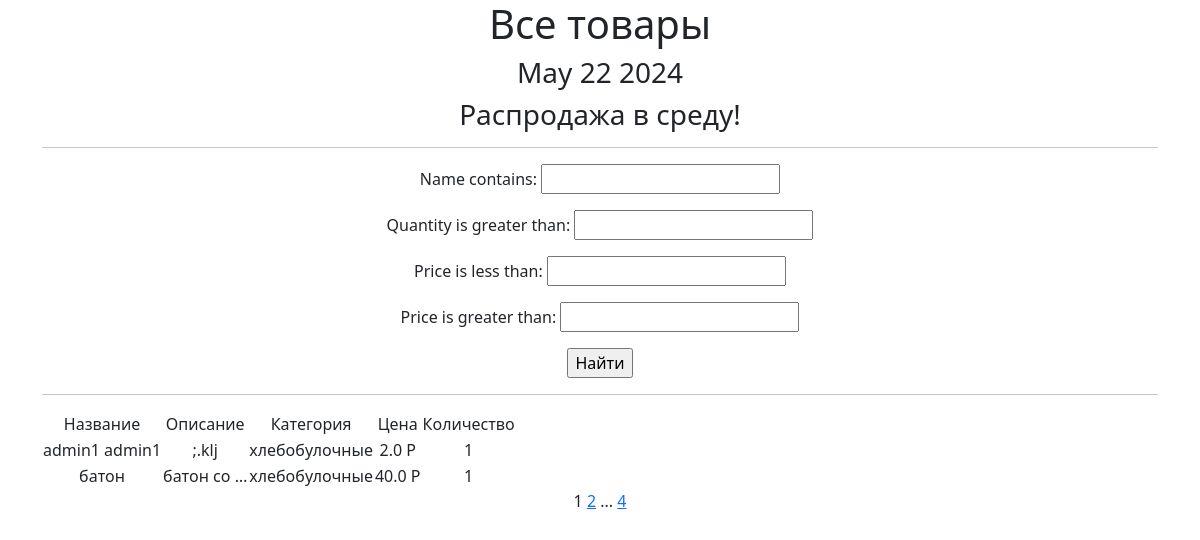
Screenshot of /products/ with the database file from the repository.
### simpleapp/models.py (models this page shows, shortened)
class Product(models.Model):
    name = models.CharField(
        max_length=50,
        unique=True, # названия товаров не должны повторяться
    )
    description = models.TextField()#description-описание (хлеб нарезной)
    quantity = models.IntegerField(
        validators=[MinValueValidator(0)],#quantity -количество( 1шт)
    )
    category = models.ForeignKey(
        to='Category',
        on_delete=models.CASCADE,
        related_name='products', # все продукты в категории будут доступны через поле products
    )
    price = models.FloatField(
        validators=[MinValueValidator(0.0)],
    )
    def __str__(self):
        return f'{self.name.title()}: {self.description[:20]}({self.price})'

class Category(models.Model):
    name = models.CharField(max_length=100, unique=True)

### simpleapp/views.py (the view)
# urls.py: path('', ProductsList.as_view()),
class ProductsList(ListView):
    model = Product
    ordering = 'name'
    template_name = 'products.html'# 'этот файл он видит блогадаря черз  settings.py TEMPLATES = [DIRS': [os.path.join(BASE_DIR, 'templates',)],
    context_object_name = 'products'#взято с файла products.html {{ products }}
    paginate_by = 2  # вот так мы можем указать количество записей на странице
    def get_queryset(self):
        queryset = super().get_queryset()
        self.filterset = ProductFilter(self.request.GET, queryset)
        return self.filterset.qs
    def get_context_data(self, **kwargs):
        context = super().get_context_data(**kwargs)
        context['time_now'] = datetime.utcnow()
        context['filterset'] = self.filterset;
        context['next_sale'] = "Распродажа в среду!"
        return context

### simpleapp/templatetags/custom_filter.py (called while the page is built)
@register.filter()
def currency(value, code='rub'):
   postfix = CURRENCIES_SYMBOLS[code]
   return f'{value} {postfix}'

### templates/products.html (shortened to what this page needs)
{% extends 'flatpages/default.html' %}
{% load custom_filter %}!
{% load custom_tag %}
{% block content %}
   <h1>Все товары</h1>
   <h3>{{ time_now|date:'M d Y' }}</h3>
   <h3> {{ next_sale|default_if_none:"Чуть позже сообщим о распродаже!" }} </h3>
    <hr>
   <form action="" method="get">
       {{ filterset.form.as_p }}
       <input type="submit" value="Найти" />
   </form>
   <hr>
   {% if products %}
       <table>
           <tr>
               <td>
                   Название
               </td>
               <td>
                   Описание
               </td>
               <td>
                   Категория
               </td>
               <td>
                   Цена
               </td>
               <td>
                   Количество
               </td>
           </tr>
           {% for product in products %}
           <tr>
               <td>{{ product.name }}</td>
               <td>{{product.description|truncatewords:2 }}</td>
               <td>{{ product.category.name }}</td>
               <td>{{ product.price|currency:"rub" }}</td>
               <td>{{ product.quantity }}</td>
           </tr>
           {% endfor %}
       </table>
   {% else %}
       <h2>Товаров нет!</h2>
   {% endif %}
   {{ page_obj.number }}
   {% if page_obj.has_next %}
       <a href="?page={{ page_obj.next_page_number }}">{{ page_obj.next_page_number }}</a>
       {% if paginator.num_pages != page_obj.next_page_number %}
           ...
           <a href="?page={{ page_obj.paginator.num_pages }}">{{ page_obj.paginator.num_pages }}</a>
       {% endif %}
   {% endif %}
{% endblock content %}

### rows the page displays
Product: name "admin1 admin1", description ";.klj", category.name "хлебобулочные", price "2.0 Р", quantity "1"
Product: name "батон", description "батон со …", category.name "хлебобулочные", price "40.0 Р", quantity "1"

### other values shown
{{ time_now|date:'M d Y' }} "May 22 2024"
{{ next_sale|default_if_none:"Чуть позже сообщим о распродаже!" }} "Распродажа в среду!"
{{ page_obj.number }} "1"
{{ page_obj.next_page_number }} "2"
{{ page_obj.paginator.num_pages }} "4"
